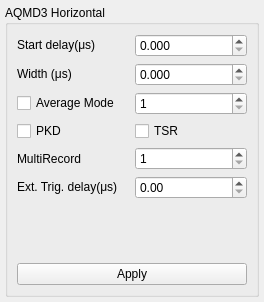
<?xml version="1.0" encoding="UTF-8"?>
<ui version="4.0">
 <class>aqmd3widgets::aqmd3Form</class>
 <widget class="QWidget" name="acqrswidgets::aqmd3Form">
  <property name="geometry">
   <rect>
    <x>0</x>
    <y>0</y>
    <width>264</width>
    <height>302</height>
   </rect>
  </property>
  <property name="windowTitle">
   <string>Form</string>
  </property>
  <layout class="QVBoxLayout" name="verticalLayout_2">
   <property name="leftMargin">
    <number>5</number>
   </property>
   <property name="topMargin">
    <number>5</number>
   </property>
   <property name="rightMargin">
    <number>5</number>
   </property>
   <property name="bottomMargin">
    <number>5</number>
   </property>
   <item>
    <layout class="QVBoxLayout" name="verticalLayout">
     <item>
      <widget class="QGroupBox" name="groupBox">
       <property name="title">
        <string>AQMD3 Horizontal</string>
       </property>
       <layout class="QGridLayout" name="gridLayout_2">
        <item row="1" column="0">
         <widget class="QPushButton" name="pushButton">
          <property name="text">
           <string>Apply</string>
          </property>
         </widget>
        </item>
        <item row="0" column="0">
         <layout class="QGridLayout" name="gridLayout">
          <item row="7" column="1">
           <spacer name="verticalSpacer">
            <property name="orientation">
             <enum>Qt::Vertical</enum>
            </property>
            <property name="sizeHint" stdset="0">
             <size>
              <width>20</width>
              <height>40</height>
             </size>
            </property>
           </spacer>
          </item>
          <item row="0" column="1">
           <widget class="adwidgets::DoubleSpinBox" name="doubleSpinBox_1">
            <property name="decimals">
             <number>3</number>
            </property>
            <property name="maximum">
             <double>1000.000000000000000</double>
            </property>
           </widget>
          </item>
          <item row="2" column="1">
           <widget class="adwidgets::SpinBox" name="spinBox">
            <property name="minimum">
             <number>1</number>
            </property>
            <property name="maximum">
             <number>520000</number>
            </property>
           </widget>
          </item>
          <item row="1" column="0">
           <widget class="QLabel" name="label_2">
            <property name="text">
             <string>Width (&amp;mu;s)</string>
            </property>
            <property name="textFormat">
             <enum>Qt::RichText</enum>
            </property>
           </widget>
          </item>
          <item row="2" column="0">
           <widget class="QCheckBox" name="checkBox_Avg">
            <property name="text">
             <string>Average Mode</string>
            </property>
           </widget>
          </item>
          <item row="1" column="1">
           <widget class="adwidgets::DoubleSpinBox" name="doubleSpinBox_2">
            <property name="decimals">
             <number>3</number>
            </property>
            <property name="maximum">
             <double>1000.000000000000000</double>
            </property>
           </widget>
          </item>
          <item row="0" column="0">
           <widget class="QLabel" name="label">
            <property name="text">
             <string>Start delay(&amp;mu;s)</string>
            </property>
            <property name="textFormat">
             <enum>Qt::RichText</enum>
            </property>
           </widget>
          </item>
          <item row="4" column="0">
           <widget class="QLabel" name="label_3">
            <property name="text">
             <string>MultiRecord</string>
            </property>
           </widget>
          </item>
          <item row="4" column="1">
           <widget class="QSpinBox" name="spinBox_2">
            <property name="minimum">
             <number>1</number>
            </property>
           </widget>
          </item>
          <item row="6" column="0">
           <widget class="QLabel" name="label_4">
            <property name="text">
             <string>Ext. Trig. delay(&amp;mu;s)</string>
            </property>
            <property name="textFormat">
             <enum>Qt::RichText</enum>
            </property>
           </widget>
          </item>
          <item row="6" column="1">
           <widget class="QDoubleSpinBox" name="doubleSpinBox">
            <property name="maximum">
             <double>1000.000000000000000</double>
            </property>
           </widget>
          </item>
          <item row="3" column="0">
           <widget class="QCheckBox" name="checkBox_pkd">
            <property name="text">
             <string>PKD</string>
            </property>
           </widget>
          </item>
          <item row="3" column="1">
           <widget class="QCheckBox" name="checkBox">
            <property name="text">
             <string>TSR</string>
            </property>
           </widget>
          </item>
         </layout>
        </item>
       </layout>
      </widget>
     </item>
    </layout>
   </item>
  </layout>
 </widget>
 <customwidgets>
  <customwidget>
   <class>adwidgets::DoubleSpinBox</class>
   <extends>QDoubleSpinBox</extends>
   <header location="global">adwidgets/doublespinbox.hpp</header>
  </customwidget>
  <customwidget>
   <class>adwidgets::SpinBox</class>
   <extends>QSpinBox</extends>
   <header location="global">adwidgets/spinbox.hpp</header>
  </customwidget>
 </customwidgets>
 <resources/>
 <connections/>
</ui>
